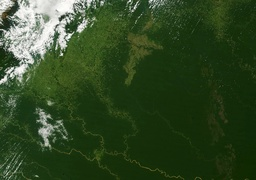
#> input picture deforest/deforestation(webnova)/input_queue/deforest1.jpeg, 256 x 180 px, shrunk from 2029 x 1427 before the run, found by its file name
$ python deforestation.py
#> lines starting #> are read from the running program, lines starting #| are printed output that depends on the picture; long printed decimals are rounded
# -*- coding: utf-8 -*-
"""deforestation.ipynb

Automatically generated by Colab.

Original file is located at
    https://colab.research.google.com/drive/1gGzA5SHoUoqllLW-gdsmvJqnGW2B2STQ
    "pip install imageio scikit-image
"""


import cv2
import numpy as np
from sklearn.cluster import KMeans
from sklearn.decomposition import PCA
from collections import Counter
import imageio.v2 as imageio
from skimage.transform import resize
import matplotlib.pyplot as plt
import os


def find_vector_set(diff_image, new_size):
    i = 0
    j = 0
    vector_set = np.zeros((int(new_size[0] * new_size[1] / 25), 75))  # Change 25 to 75
    while i < vector_set.shape[0]:
        while j < new_size[0]:
            k = 0
            while k < new_size[1]:
                block   = diff_image[j:j+5, k:k+5]
                feature = block.ravel()
                vector_set[i, :] = feature
                k = k + 5
            j = j + 5
        i = i + 1
    mean_vec   = np.mean(vector_set, axis = 0)
    vector_set = vector_set - mean_vec
    print("loop 1 done ")
    return vector_set, mean_vec


def find_FVS(EVS, diff_image, mean_vec, new):
    i = 2
    feature_vector_set = []
    while i < new[0] - 2:
        j = 2
        while j < new[1] - 2:
            block = diff_image[i-2:i+3, j-2:j+3]
            feature = block.flatten()
            feature_vector_set.append(feature)
            j = j+1
        i = i+1
    FVS = np.dot(feature_vector_set, EVS)
    FVS = FVS - mean_vec
    print("\nfeature vector space size", FVS.shape)
    print("loop 2 done ")
    return FVS


def clustering(FVS, components, new):
    print("line0")
    kmeans = KMeans(components, verbose = 0,n_init=10)
    print("line1")
    kmeans.fit(FVS)
    output = kmeans.predict(FVS)
    count  = Counter(output)
    print("line2")
    least_index = min(count, key = count.get)
    change_map  = np.reshape(output,(new[0] - 4, new[1] - 4))
    print("loop 3 done ")
    return least_index, change_map,output


def find_PCAKmeans(imagepath1, imagepath2):
#> called with imagepath1 = '../input_queue/deforest1.jpeg', imagepath2 = '../input_queue/deforest2.jpeg'
    image1 = imageio.imread(imagepath1)
#> image1 is the input picture: shape (180, 256, 3); mean R, G, B 48.5, 71.4, 36.2
    image2 = imageio.imread(imagepath2)
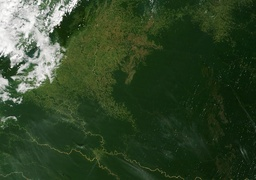
#> input picture deforest/deforestation(webnova)/input_queue/deforest2.jpeg, 256 x 180 px, shrunk from 2029 x 1427 before the run, found by its file name
#> image2 is the input picture: shape (180, 256, 3); mean R, G, B 49.3, 69.3, 40.8
    new_size = np.floor_divide(np.asarray(image1.shape), 5) * 5
#> new_size = [180, 255, 0]
    image1 = cv2.resize(image1, (new_size[1], new_size[0])).astype(np.int16)
#> image1: shape (180, 255, 3) int16
    image2 = cv2.resize(image2, (new_size[1], new_size[0])).astype(np.int16)
#> image2: shape (180, 255, 3) int16
    diff_image = abs(image1 - image2)
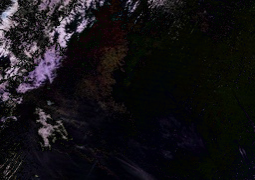
#> diff_image: shape (180, 255, 3) int16; mean R, G, B 19.6, 17.8, 20.6
    imageio.imsave('diff.jpg', diff_image.astype(np.uint8))
    vector_set, mean_vec = find_vector_set(diff_image, new_size)
#> after the loop in find_vector_set, `while i < vector_set.shape[0]:`:
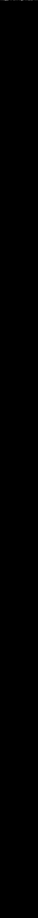
#> vector_set: shape (1836, 75) float64 (shown at 1/2 size); min 0, max 59, mean 0; drawn with min black and max white
#> after the loop in find_vector_set, `while i < vector_set.shape[0]:`: i = 1836; j = 180
#> in find_vector_set, `mean_vec   = np.mean(vector_set, axis = 0)`: mean_vec = 75 values, max 0.0321 at index 44, min 0 at index 4, mean 0.00732
    pca     = PCA()
    pca.fit(vector_set)
    EVS = pca.components_
    FVS     = find_FVS(EVS, diff_image, mean_vec, new_size)
#> after the loop in find_FVS, `while i < new[0] - 2:`: feature_vector_set = 44176 items; i = 178
#| feature vector space size (44176, 75)
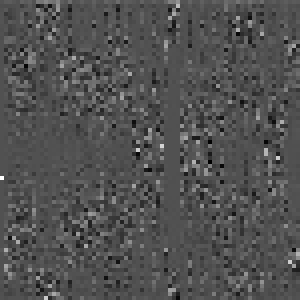
#> EVS: shape (75, 75) float64 (shown 4 times larger); min -0.466, max 0.998, mean 0.00335; drawn with min black and max white
    components = 3
    least_index, change_map,output = clustering(FVS, components, new_size)
#> in clustering, `count  = Counter(output)`: count = {2: 37822, 0: 4166, 1: 2188}
#> in clustering, `least_index = min(count, key = count.get)`: least_index = 1
#> in clustering, `change_map  = np.reshape(output,(new[0] - 4, new[1] - 4))`:
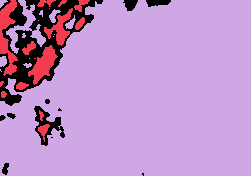
#> change_map: shape (176, 251) int32; 3 distinct labels, from 0 to 2; one colour per label, 0 black
#> least_index = 1

    labels_reshaped = np.reshape(output, (new_size[0] - 4, new_size[1] - 4))
    avg_pixel_values = {}
    for label in np.unique(output):
        # Find the pixels in the difference image that correspond to the current label

        label_pixels = diff_image[2:-2, 2:-2][labels_reshaped == label]

        # Calculate the average pixel value for the current label
        avg_pixel_values[label] = np.mean(label_pixels)
#> this loop made 3 passes
#> after the loop, avg_pixel_values = {0: 53.15, 1: 133.2, 2: 8.59}

    # Print the average pixel values for each label
    for label, avg_value in avg_pixel_values.items():
        print(f"Label {label}: Average pixel value = {avg_value}")
#> this loop made 3 passes
#> avg_value on passes 1 to 3: 53.15, 133.2, 8.59
#| Label 0: Average pixel value = 53.148
#| Label 1: Average pixel value = 133.166
#| Label 2: Average pixel value = 8.585
    kernel = np.ones((5,5),np.uint8)
    cleanChangeMap = cv2.erode(change_map.astype(np.uint8),kernel)  # Convert to uint8 before erosion
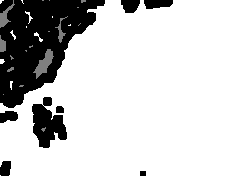
#> cleanChangeMap: shape (176, 251); min 0, max 2, mean 1.62; drawn with min black and max white
    imageio.imsave(os.path.join('../output_queue', 'changemap.jpg'), change_map.astype(np.uint8))
    imageio.imsave(os.path.join('../output_queue', 'cleanchangemap.jpg'), cleanChangeMap)
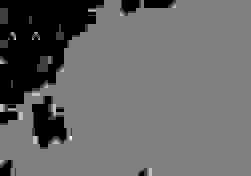
#> saved as cleanchangemap.jpg: shape (176, 251); min 0, max 4, mean 1.62; drawn with min black and max white


if __name__ == "__main__":
    a = '../input_queue/deforest1.jpeg'
    b = '../input_queue/deforest2.jpeg'
    find_PCAKmeans(a,b)
print("done")
